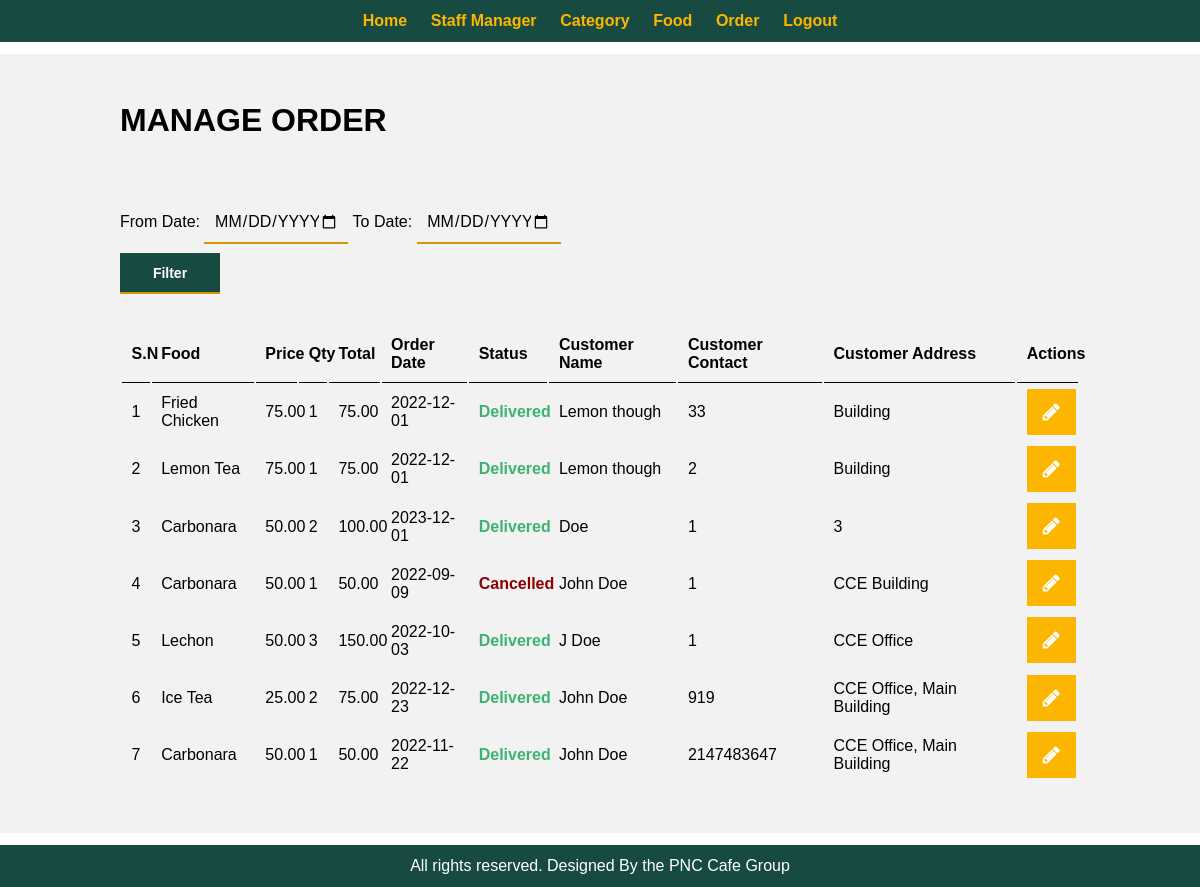
The page /food-order/admin/manage-order.php (signed in) on the database as committed earlier.
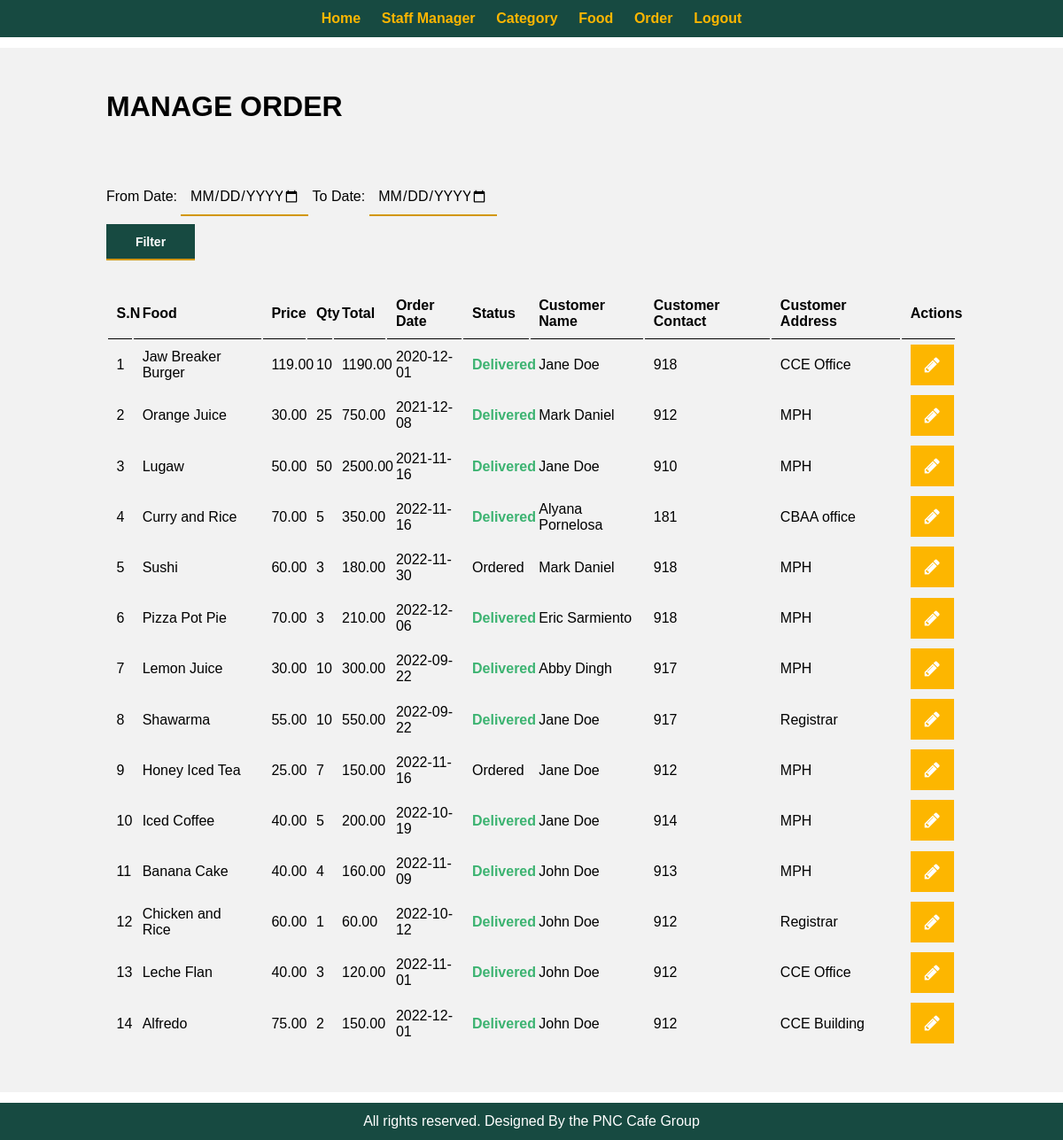
The same page on the database as committed later.
### tables this page shows
CREATE TABLE `tbl_order` (
  `id` int(10) UNSIGNED NOT NULL,
  `u_id` int(10) UNSIGNED NOT NULL,
  `food` varchar(150) NOT NULL,
  `price` decimal(10,2) NOT NULL,
  `qty` int(11) NOT NULL,
  `total` decimal(10,2) NOT NULL,
  `order_date` date NOT NULL,
  `order_time` time NOT NULL,
  `status` varchar(50) NOT NULL,
  `customer_name` varchar(150) NOT NULL,
  `customer_number` int(20) NOT NULL,
  `customer_address` varchar(255) NOT NULL
);

### food-order/admin/manage-order.php (the view, shortened to what this page needs)
<?php include('partials/menu.php'); ?>
            <div class="main-content">
            <div class=wrapper>
            <h1> MANAGE ORDER </h1> <br> <br>
          <link rel="stylesheet" href="https://cdnjs.cloudflare.com/ajax/libs/font-awesome/4.7.0/css/font-awesome.min.css">
            <br>
                <form action="" method="GET">
                    From Date:
                    <input type="date" name="from_date" value="<?php if(isset($_GET['from_date'])) { echo $_GET['from_date'];}?>">
                    To Date:
                    <input type="date" name="to_date"  value="<?php if(isset($_GET['to_date'])) { echo $_GET['to_date'];}?>">
                    <div>
                    <input type="submit" name="submit" value="Filter" class="btn-secondary width-80">
                    </div>
                </form>
               <table class="tbl-full">
                    <tr>
                         <th>S.N</th>
                         <th>Food</th>
                         <th>Price</th>
                         <th>Qty</th>
                         <th>Total</th>
                         <th>Order Date</th>
                         <th>Status</th>
                         <th>Customer Name</th>
                         <th>Customer Contact</th>
                         <th>Customer Address</th>
                         <th>Actions</th>
                    </tr>
                         <?php
                              $sql = "SELECT * FROM tbl_order ORDER BY id DESC";
                              $res = mysqli_query($conn, $sql);
                              $count = mysqli_num_rows($res);
                              $sn=1;
                              if($count > 0) {
                                   while($row=mysqli_fetch_assoc($res)) {
                                        $id = $row['id'];
                                        $food = $row['food'];
                                        $price = $row['price'];
                                        $qty = $row['qty'];
                                        $total = $row['total'];
                                        $order_date = $row['order_date'];
                                        $status = $row['status'];
                                        $customer_name = $row['customer_name'];
                                        $customer_contact = $row['customer_number'];
                                        $customer_address = $row['customer_address'];
                                        ?>
                                        <tr>
                                        <td><?php echo $sn++;?></td>
                                        <td><?php echo $food;?></td>
                                        <td><?php echo $price;?></td>
                                        <td><?php echo $qty;?></td>
                                        <td><?php echo $total;?></td>
                                        <td><?php echo $order_date;?></td>
                                        <td>
                                             <?php
                                                  if($status == "Ordered") {
                                                       echo "<label>$status</label>";
                                                  } else if ($status =="Preparing") {
                                                       echo "<label style = 'color: DeepPink;'><b>$status</b></label>";
                                                  } else if ($status =="On Delivery") {
                                                       echo "<label style = 'color: orange;'><b>$status</b></label>";
                                                  } else if ($status =="Delivered") {
                                                       echo "<label style = 'color: MediumSeaGreen;'><b>$status</b></label>";
                                                  } else if ($status =="Cancelled") {
                                                       echo "<label style = 'color:DarkRed;'><b>$status</b></label>";
                                                  }
                                             ?>
                                        </td>
                                        <td><?php echo $customer_name;?></td>
                                        <td><?php echo $customer_contact;?></td>
                                        <td><?php echo $customer_address;?></td>
                                        <td>
                                        <a href="<?php echo SITEURL;?>admin/update-order.php?id=<?php echo $id;?>" class="btn-primary icon"><i class = "fa fa-pencil"></i></a>
                                        </td>
                                        <?php
                                   }
                              } else {
                                   echo "<tr><td colspan='11' class = 'error'>There are no orders.</td></tr>";
                              }
                         ?>
                    </tr>
               </table>
          </div>
 </div>
<?php include('partials/footer.php'); ?>

Rows that differ between the two databases and show on the page:
removed tbl_order: food "Fried Chicken", price "75.00", qty "1", total "75.00", order_date "2022-12-01", status "Delivered", customer_name "Lemon though", customer_number "33", customer_address "Building"
removed tbl_order: food "Lemon Tea", price "75.00", qty "1", total "75.00", order_date "2022-12-01", status "Delivered", customer_name "Lemon though", customer_number "2", customer_address "Building"
removed tbl_order: food "Carbonara", price "50.00", qty "2", total "100.00", order_date "2023-12-01", status "Delivered", customer_name "Doe", customer_number "1", customer_address "3"
removed tbl_order: food "Carbonara", price "50.00", qty "1", total "50.00", order_date "2022-09-09", status "Cancelled", customer_name "John Doe", customer_number "1", customer_address "CCE Building"
removed tbl_order: food "Lechon", price "50.00", qty "3", total "150.00", order_date "2022-10-03", status "Delivered", customer_name "J Doe", customer_number "1", customer_address "CCE Office"
removed tbl_order: food "Ice Tea", price "25.00", qty "2", total "75.00", order_date "2022-12-23", status "Delivered", customer_name "John Doe", customer_number "919", customer_address "CCE Office, Main Building"
removed tbl_order: food "Carbonara", price "50.00", qty "1", total "50.00", order_date "2022-11-22", status "Delivered", customer_name "John Doe", customer_number "2147483647", customer_address "CCE Office, Main Building"
added tbl_order: food "Jaw Breaker Burger", price "119.00", qty "10", total "1190.00", order_date "2020-12-01", status "Delivered", customer_name "Jane Doe", customer_number "918", customer_address "CCE Office"
added tbl_order: food "Orange Juice", price "30.00", qty "25", total "750.00", order_date "2021-12-08", status "Delivered", customer_name "Mark Daniel", customer_number "912", customer_address "MPH"
added tbl_order: food "Lugaw", price "50.00", qty "50", total "2500.00", order_date "2021-11-16", status "Delivered", customer_name "Jane Doe", customer_number "910", customer_address "MPH"
added tbl_order: food "Curry and Rice", price "70.00", qty "5", total "350.00", order_date "2022-11-16", status "Delivered", customer_name "Alyana Pornelosa", customer_number "181", customer_address "CBAA office"
added tbl_order: food "Sushi", price "60.00", qty "3", total "180.00", order_date "2022-11-30", status "Ordered", customer_name "Mark Daniel", customer_number "918", customer_address "MPH"
added tbl_order: food "Pizza Pot Pie", price "70.00", qty "3", total "210.00", order_date "2022-12-06", status "Delivered", customer_name "Eric Sarmiento", customer_number "918", customer_address "MPH"
added tbl_order: food "Lemon Juice", price "30.00", qty "10", total "300.00", order_date "2022-09-22", status "Delivered", customer_name "Abby Dingh", customer_number "917", customer_address "MPH"
added tbl_order: food "Shawarma", price "55.00", qty "10", total "550.00", order_date "2022-09-22", status "Delivered", customer_name "Jane Doe", customer_number "917", customer_address "Registrar"
added tbl_order: food "Honey Iced Tea", price "25.00", qty "7", total "150.00", order_date "2022-11-16", status "Ordered", customer_name "Jane Doe", customer_number "912", customer_address "MPH"
added tbl_order: food "Iced Coffee", price "40.00", qty "5", total "200.00", order_date "2022-10-19", status "Delivered", customer_name "Jane Doe", customer_number "914", customer_address "MPH"
added tbl_order: food "Banana Cake", price "40.00", qty "4", total "160.00", order_date "2022-11-09", status "Delivered", customer_name "John Doe", customer_number "913", customer_address "MPH"
added tbl_order: food "Chicken and Rice", price "60.00", qty "1", total "60.00", order_date "2022-10-12", status "Delivered", customer_name "John Doe", customer_number "912", customer_address "Registrar"
added tbl_order: food "Leche Flan", price "40.00", qty "3", total "120.00", order_date "2022-11-01", status "Delivered", customer_name "John Doe", customer_number "912", customer_address "CCE Office"
added tbl_order: food "Alfredo", price "75.00", qty "2", total "150.00", order_date "2022-12-01", status "Delivered", customer_name "John Doe", customer_number "912", customer_address "CCE Building"
